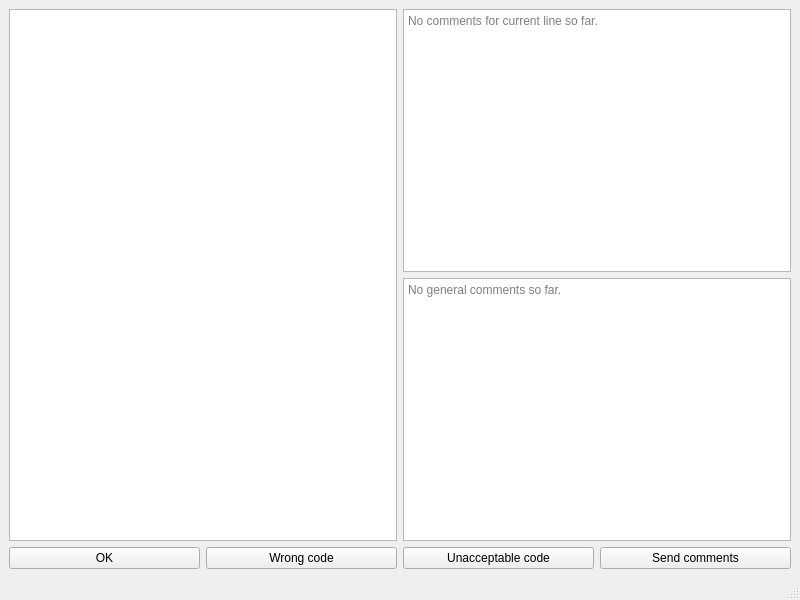
<?xml version="1.0" encoding="UTF-8"?>
<ui version="4.0">
 <class>MainWindow</class>
 <widget class="QMainWindow" name="MainWindow">
  <property name="geometry">
   <rect>
    <x>0</x>
    <y>0</y>
    <width>800</width>
    <height>600</height>
   </rect>
  </property>
  <property name="windowTitle">
   <string>MainWindow</string>
  </property>
  <widget class="QWidget" name="centralwidget">
   <layout class="QVBoxLayout" name="verticalLayout">
    <item>
     <layout class="QHBoxLayout" name="horizontalLayout">
      <item>
       <widget class="QListWidget" name="submitedCode"/>
      </item>
      <item>
       <layout class="QVBoxLayout" name="verticalLayout_2">
        <item>
         <widget class="QTextBrowser" name="currentLineComment">
          <property name="placeholderText">
           <string>No comments for current line so far.</string>
          </property>
         </widget>
        </item>
        <item>
         <widget class="QTextBrowser" name="generalComment">
          <property name="placeholderText">
           <string>No general comments so far.</string>
          </property>
         </widget>
        </item>
       </layout>
      </item>
     </layout>
    </item>
    <item>
     <layout class="QHBoxLayout" name="horizontalLayout_2">
      <item>
       <widget class="QPushButton" name="OkButton">
        <property name="text">
         <string>OK</string>
        </property>
       </widget>
      </item>
      <item>
       <widget class="QPushButton" name="WrongCodeButton">
        <property name="text">
         <string>Wrong code</string>
        </property>
       </widget>
      </item>
      <item>
       <widget class="QPushButton" name="UnaceptableBehaviourButton">
        <property name="text">
         <string>Unacceptable code</string>
        </property>
       </widget>
      </item>
      <item>
       <widget class="QPushButton" name="SendMessageButton">
        <property name="text">
         <string>Send comments</string>
        </property>
       </widget>
      </item>
     </layout>
    </item>
   </layout>
  </widget>
  <widget class="QMenuBar" name="menubar">
   <property name="geometry">
    <rect>
     <x>0</x>
     <y>0</y>
     <width>800</width>
     <height>22</height>
    </rect>
   </property>
  </widget>
  <widget class="QStatusBar" name="statusbar"/>
 </widget>
 <resources/>
 <connections/>
</ui>
